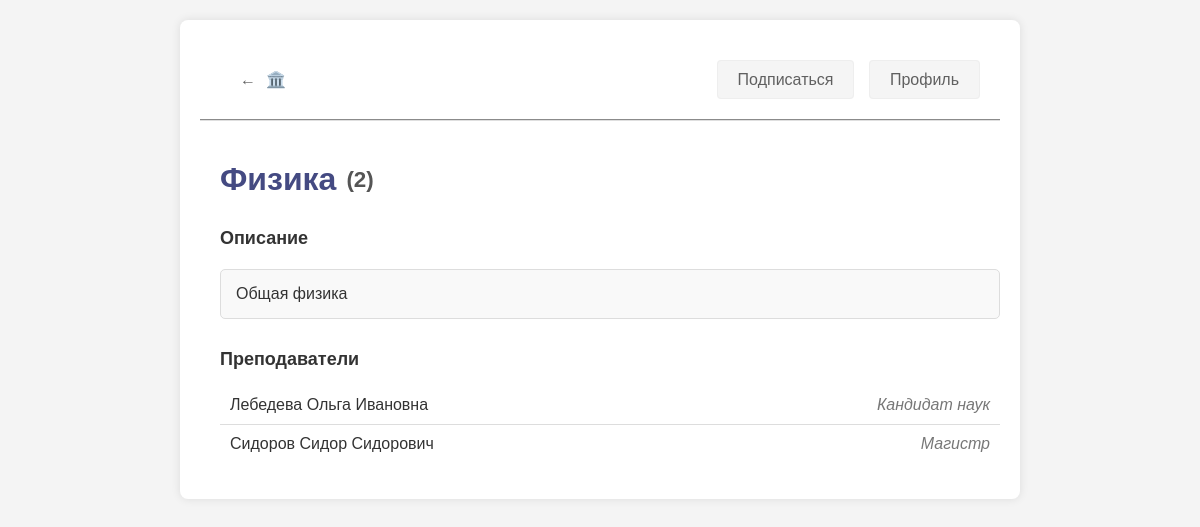
The page /view_department.php?dp=3 (signed in) on the database its author committed.
### tables this page shows
CREATE TABLE `departments` (
  `id` int NOT NULL,
  `name` varchar(255) NOT NULL,
  `description` text NOT NULL
);

CREATE TABLE `teachers` (
  `id` int NOT NULL,
  `surname` varchar(255) NOT NULL,
  `name` varchar(255) NOT NULL,
  `patronymic` varchar(255) DEFAULT NULL,
  `education_level` varchar(255) DEFAULT NULL,
  `email` varchar(255) NOT NULL,
  `department_id` int DEFAULT NULL
);

### web/view_department.php (the view, shortened to what this page needs)
<!DOCTYPE html>
<html lang="en">
<head>
    <link rel="stylesheet" href="styles/view_department.css">
</head>
<body>
<div class="container">
    <div class="header">
    <div class="header-left">
            <a href="index.php" class="home-button"><div>←</div><div class="symbol">🏛️</div></a>
        </div>
        <div class="info">
            <a href="https://vk.com/donstu?from=groups" class="subscribe-button">Подписаться</a>
            <a href="profile.php" class="profile-button">Профиль</a>
        </div>
    </div>
<?php
$host = 'MySQL-8.2';
$user = 'root';
$pass = '';
$db = 'site';
$connect = mysqli_connect($host, $user, $pass, $db);
$department_id = $_SESSION['dp'];
$department_query = mysqli_query($connect, "SELECT name, description FROM departments WHERE id = '$department_id'");
if ($department_query && mysqli_num_rows($department_query) > 0) {
    $department = mysqli_fetch_assoc($department_query);
} else {
    echo "<p class='error-message'>Кафедра не найдена.</p>";
    exit;
}
?>
<div class="department-title-and-count">
      <?php
      $teachers_query = mysqli_query($connect, "SELECT COUNT(*) AS teacher_count FROM `teachers` WHERE `department_id` = '$department_id'");
      $teachers_data = mysqli_fetch_assoc($teachers_query);
      $teacher_count = $teachers_data['teacher_count'];
      ?>
      <h1>
      <?php echo htmlspecialchars($department['name']); ?>
      <span class="teacher-count">(<?php echo $teacher_count; ?>)</span>
      </h1>
</div>
<?php echo "<h2>Описание</h2>";?>
<div class="description">
      <?php echo isset($department['description']) ? htmlspecialchars((string)$department['description']) : '';?>
</div>
<?php
$teachers_query = mysqli_query($connect, "SELECT id, surname, name, patronymic, education_level FROM teachers WHERE department_id = '$department_id' ORDER BY surname, name, patronymic ASC");
if ($teachers_query) {
    echo "<h2>Преподаватели</h2>";
    echo "<ul class='teachers-list'>";
    while ($teacher = mysqli_fetch_assoc($teachers_query)) {
        $fio = htmlspecialchars($teacher['surname'] . ' ' . $teacher['name'] . ' ' . $teacher['patronymic']);
        $education_level = htmlspecialchars($teacher['education_level']);
        echo "<li class='teacher-item'>";
        echo "<span class='teacher-name'>" . $fio . "</span>";
        echo "<span class='education-level'>" . $education_level . "</span>";
        echo "</li>";
    }
    echo "</ul>";
} else {
    echo "<p class='error-message'>Ошибка при запросе преподавателей: " . mysqli_error($connect) . "</p>";
}
?>
</div>
</body>
</html>

### web/styles/view_department.css (style rules this page uses)
body { font-family: Arial, sans-serif; background-color: #f4f4f4; color: #333; margin: 0; padding: 0; }
.header-left { text-align: left; }
.header-left a { display: flex; flex-direction: row; align-items: baseline; padding: 10px 20px; }
.header a { text-decoration: none; color: #606060; }
.subscribe-button { border-width: 1px; border-style: ridge; border-radius: 4px; cursor: pointer; font-size: 1em; padding: 10px 20px; background-color: whitesmoke; margin-right: 10px; transition: background-color 1s ease; }
.profile-button { border-width: 1px; border-style: ridge; border-radius: 4px; cursor: pointer; font-size: 1em; padding: 10px 20px; background-color: whitesmoke; transition: background-color 1s ease; }
.symbol { margin-left: 10px; }
.container { max-width: 800px; margin: 20px auto; padding: 20px; background-color: #ffffff; border-radius: 8px; box-shadow: 0 0 10px rgba(0, 0, 0, 0.1); }
.header { border-width: 0; border-bottom-width: 2px; border-bottom-style:groove; border-bottom-color: rgb(223, 223, 223); color: #ffffff; padding: 20px 20px; margin-bottom: 20px; display: flex; justify-content: space-between; align-items: center; }
.header-left, .header-right { display: flex; align-items: center; }
h1 { color: #444a82; margin-top: 40px; margin-bottom: 10px; display: flex; text-align: left; align-items: center; }
h2 { margin-top: 30px; font-size: 18px; margin-bottom: 10px; margin-left: 20px; }
.teachers-list { list-style-type: none; padding: 0; }
.teachers-list li { padding: 10px; border-bottom: 1px solid #ddd; }
.teachers-list li:last-child { border-bottom: none; }
.teacher-item { margin-left: 20px; display: flex; justify-content: space-between; align-items: center; }
.education-level { font-style: italic; color: #777; }
.department-title-and-count { margin-left: 20px; }
.teacher-count { font-size: 0.7em; color: #555; margin-left: 10px; }
.description { margin-top: 20px; margin-left: 20px; padding: 15px; border: 1px solid #ddd; border-radius: 5px; background-color: #f9f9f9; }

### rows shown on the page
departments: name "Физика", description "Общая физика"
teachers: fio "Лебедева Ольга Ивановна", education_level "Кандидат наук"
teachers: fio "Сидоров Сидор Сидорович", education_level "Магистр"

### other values the page prints
$teacher_count "2"
